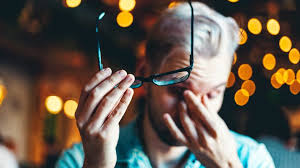
#> input picture extra/files/images/images.jpeg, 300 x 168 px, given in place of images(1).jpeg, which was not available
$ python blur_detection.py   (older library calls are emulated)
#> lines starting #> are read from the running program, lines starting #| are printed output that depends on the picture; after the words box and inside, x2 and y2 are one past the last pixel; in counts of white or black regions, pixels touching at a corner belong together; pictures that were not available may be replaced by others from this repository, and a replacement may not be noted
#importing packages
import cv2
import time
from imutils import paths
import argparse

s_time = time.time()
def variance_of_laplacian(image):
	# compute the Laplacian of the image and then return the focus
	# measure, which is simply the variance of the Laplacian
	return cv2.Laplacian(image, cv2.CV_64F).var()

# construct the argument parse and parse the arguments
ap = argparse.ArgumentParser()

#image path
#ap.add_argument("-i", "--images", required=True,
#	help="path to input directory of images")

ap.add_argument("-t", "--threshold", type=float, default=100.0,
	help="focus measures that fall below this value will be considered 'blurry'")
args = vars(ap.parse_args())


# load the image, convert it to grayscale, and compute the
# focus measure of the image using the Variance of Laplacian
# method
image = cv2.imread("./images(1).jpeg")
#> image is the input picture: shape (168, 300, 3); mean B, G, R 76.7, 88.7, 100.4
gray = cv2.cvtColor(image, cv2.COLOR_BGR2GRAY)
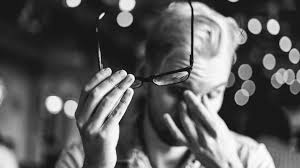
#> gray: shape (168, 300); min 2, max 255, mean 90.8
fm = variance_of_laplacian(gray)
#> fm = 1062.2
text = "Not Blurry"
# if the focus measure is less than the supplied threshold,
# then the image should be considered "blurry"
if fm < args["threshold"]:
        text = "Blurry"
# show the image
cv2.putText(image, "{}: {:.2f}".format(text, fm), (10, 30),
        cv2.FONT_HERSHEY_SIMPLEX, 0.8, (0, 0, 255), 3)
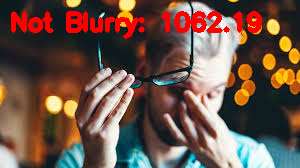
#> image: shape (168, 300, 3); 5.33% of pixels changed, all inside (x1, y1, x2, y2) = (11, 11, 262, 39)
cv2.imshow("Image", image)
key = cv2.waitKey(0)
#> (key Esc is pressed here)
